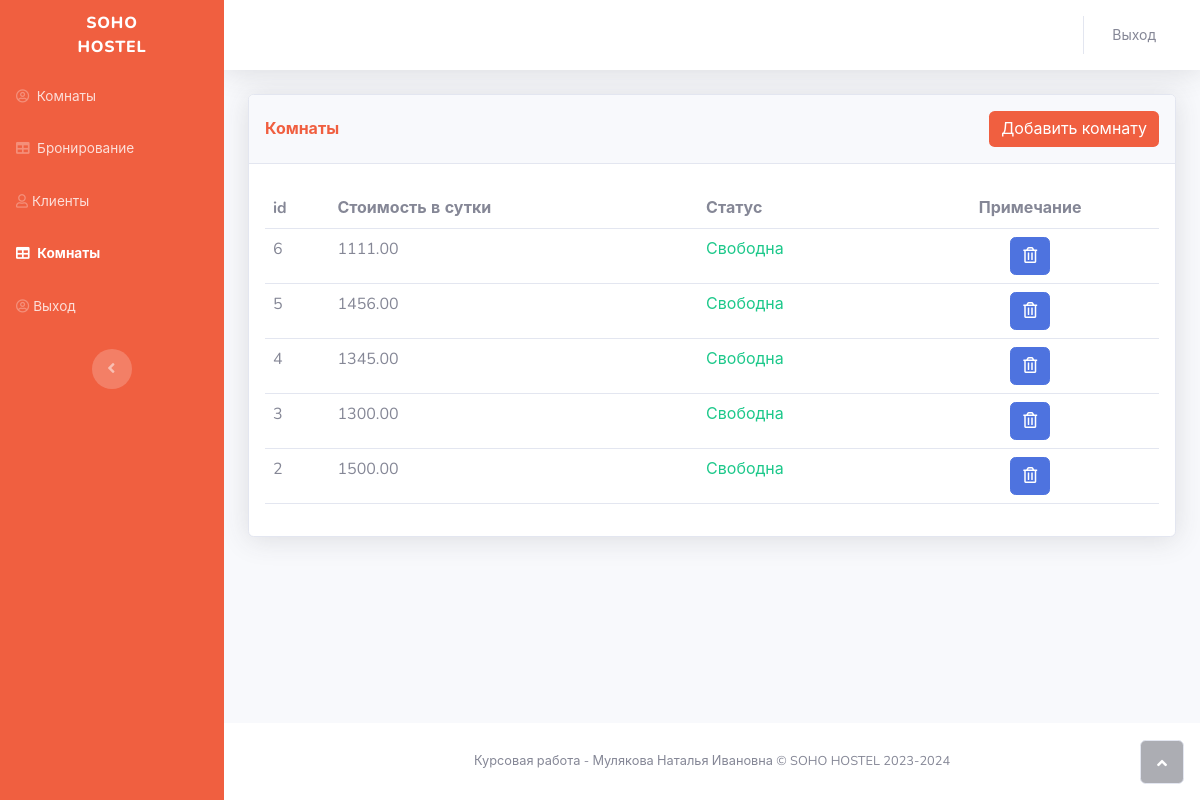
The page /curs/admin/rooms.php (signed in) on the database its author committed.
### tables this page shows
CREATE TABLE `rooms` (
  `id` int NOT NULL,
  `cost_per_day` decimal(10,2) DEFAULT NULL,
  `is_occupied` tinyint(1) DEFAULT '0'
);

### curs/admin/rooms.php (the view, shortened to what this page needs)
<!DOCTYPE html>
<html lang="ru">
<head>
    <link rel="stylesheet" href="assets/bootstrap/css/bootstrap.min.css">
    <link rel="stylesheet" href="assets/fonts/fontawesome-all.min.css">
</head>
<body id="page-top">
    <div id="wrapper">
    <nav class="navbar navbar-dark align-items-start sidebar sidebar-dark accordion bg-gradient-primary p-0"
            style="background: rgb(240,95,64);">
            <div class="container-fluid d-flex flex-column p-0"><a
                    class="navbar-brand d-flex justify-content-center align-items-center sidebar-brand m-0" href="/index.php"
                    style="padding: 0px;width: 125px;">
                    <div class="sidebar-brand-text mx-3"><span>SOHO<br>HOSTEL</span></div>
                </a>
                <ul class="navbar-nav text-light" id="accordionSidebar">
                    <li class="nav-item">
                        <a class="nav-link" href="applications.php">
                            <i class="far fa-user-circle"></i>
                            <span>Комнаты</span>
                        </a>
                    </li>
                    <li class="nav-item">
                        <a class="nav-link" href="bookings.php">
                            <i class="fas fa-table"></i>
                            <span>Бронирование</span>
                        </a>
                    </li>
                    <li class="nav-item">
                        <a class="nav-link" href="clients.html"><i class="far fa-user"></i><span>Клиенты</span></a></li>
                    <li class="nav-item">
                        <a class="nav-link active" href="rooms.php">
                            <i class="fas fa-table"></i>
                            <span>Комнаты</span>
                        </a>
                    </li>
                    <li class="nav-item"><a class="nav-link" href="../php/auth/user/logout.php"><i
                                class="far fa-user-circle"></i><span>Выход</span></a></li>
                </ul>
                <div class="text-center d-none d-md-inline"><button class="btn rounded-circle border-0"
                        id="sidebarToggle" type="button"></button></div>
            </div>
        </nav>
        <div class="d-flex flex-column" id="content-wrapper">
            <div id="content">
                <nav class="navbar navbar-light navbar-expand bg-white shadow mb-4 topbar static-top">
                    <div class="container-fluid"><button class="btn btn-link d-md-none rounded-circle me-3" id="sidebarToggleTop" type="button"><i class="fas fa-bars"></i></button>
                        <ul class="navbar-nav flex-nowrap ms-auto">
                            <li class="nav-item dropdown no-arrow">
                                <div class="nav-item dropdown no-arrow"><a class="dropdown-toggle nav-link" aria-expanded="false" data-bs-toggle="dropdown" href="/index.html"><span class="d-none d-lg-inline me-2 text-gray-600 small">Выход</span></a>
                                </div>
                            </li>
                        </ul>
                    </div>
                </nav>
                <div class="container-fluid">
                    <div class="card shadow">
                        <div class="card-header d-xl-flex justify-content-between align-items-xl-center py-3">
                            <p class="text-primary m-0 fw-bold" style="color: rgb(240,95,64)!important;">Комнаты</p>
                            <button class="btn btn-primary d-xl-flex justify-content-xl-end" type="button"
                                style="background: rgb(240,95,64);border-width: 0px;" data-bs-toggle="modal"
                                data-bs-target="#modal-1">Добавить комнату</button>
                        </div>
                        <div class="card-body">
                            <div class="table-responsive table mt-2" id="dataTable" role="grid" aria-describedby="dataTable_info">
                                <table class="table my-0" id="dataTable">
                                    <thead>
                                        <tr>
                                            <th>id</th>
                                            <th>Стоимость в сутки</th>
                                            <th>Статус</th>
                                            <th class="text-center">Примечание</th>
                                        </tr>
                                    </thead>
                                    <tbody>
                                    <?php
                                    require_once '../php/connect/connect.php';
                                    $sql = "SELECT * FROM rooms ORDER BY id DESC";
                                    $result = mysqli_query($conn, $sql);
                                    if (mysqli_num_rows($result) > 0) {
                                        while ($row = mysqli_fetch_assoc($result)) {
                                            $occupiedText = $row['is_occupied'] ? '<span class="text-warning font-weight-bold">Занята</span>' : '<span class="text-success font-weight-bold">Свободна</span>';
                                            echo "
                                                <tr>
                                                <td>" . $row['id'] . "</td>
                                                <td>" . $row['cost_per_day'] . "</td>
                                                <td>" . $occupiedText . "</td>
                                                <td style='text-align: center;'>
                                                    <button type='button' name='delete' id='" . $row["id"] . "' class='delete btn btn-primary'><i class='far fa-trash-alt'></i></button>
                                                </td>
                                                </tr>
                                            ";
                                        }
                                    } else {
                                        echo 'Не найдено не одной комнаты. Самое время добавить новую!';
                                    }
                                    ?>
                                    </tbody>
                                </table>
                            </div>
                        </div>
                    </div>
                </div>
            </div>
            <footer class="bg-white sticky-footer">
                <div class="container my-auto">
                    <div class="text-center my-auto copyright"><span>Курсовая работа - Мулякова Наталья Ивановна © SOHO
                            HOSTEL 2023-2024</span></div>
                </div>
            </footer>
        </div><a class="border rounded d-inline scroll-to-top" href="#page-top"><i class="fas fa-angle-up"></i></a>
    </div>
</body>
</html>

### rows shown on the page
rooms: id "6", cost_per_day "1111.00", is_occupied "Свободна"
rooms: id "5", cost_per_day "1456.00", is_occupied "Свободна"
rooms: id "4", cost_per_day "1345.00", is_occupied "Свободна"
rooms: id "3", cost_per_day "1300.00", is_occupied "Свободна"
rooms: id "2", cost_per_day "1500.00", is_occupied "Свободна"
